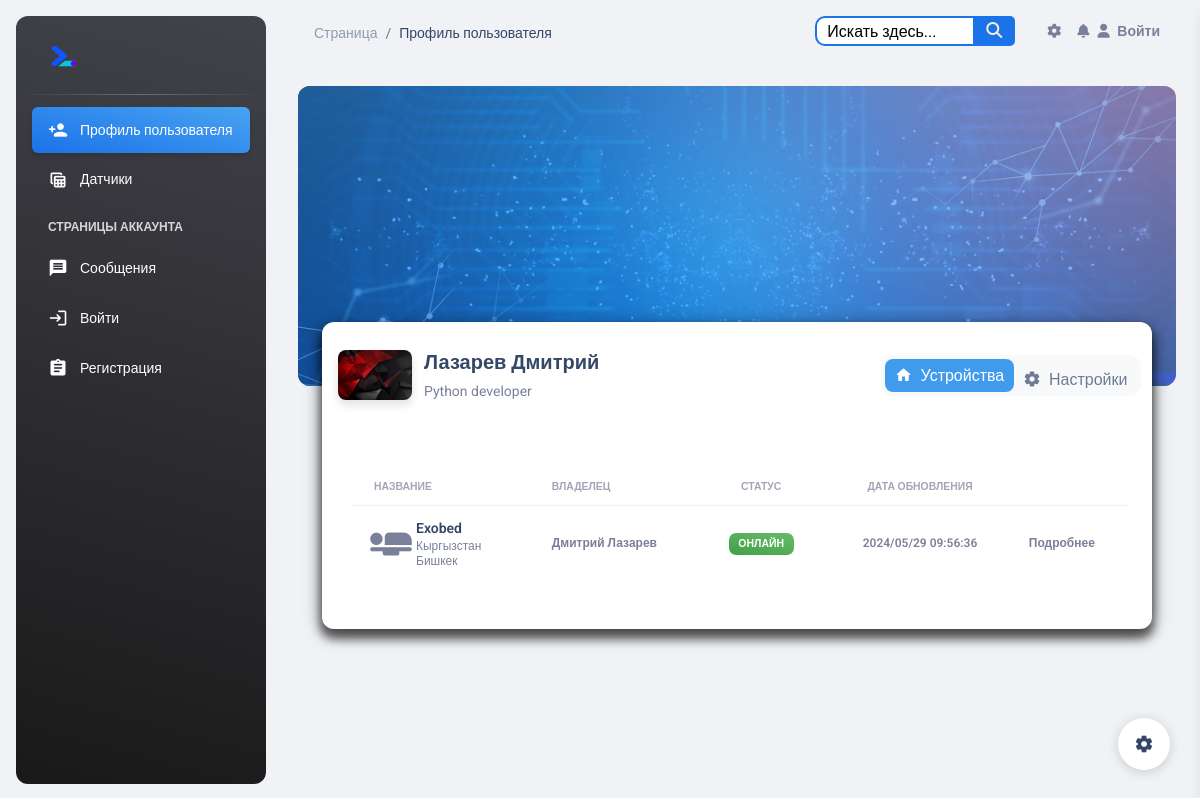
The app's page /profiles/lazarev/, older data.
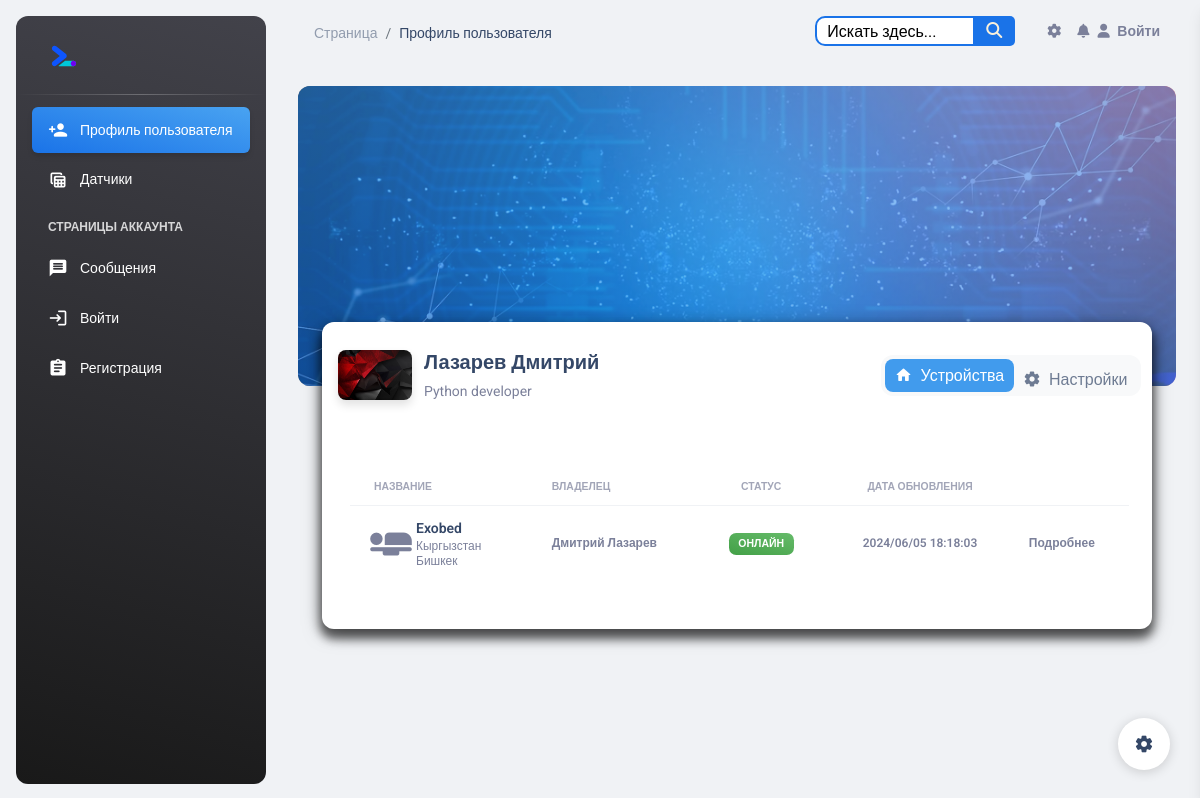
The same page, newer data.
### esp_sensor/models.py (models this page shows, shortened)
class Sensor(models.Model):
    id = models.AutoField(primary_key=True)
    name = models.CharField('Имя датчика', max_length=100, unique=True)
    slug = models.SlugField(max_length=255, unique=True, db_index=True, verbose_name="URL")
    description = models.TextField('Описание', blank=True)
    owner = models.CharField("Владелец", max_length=100, blank=True)
    date_added = models.DateTimeField('Дата добавления', auto_now=True)
    country = models.ManyToManyField(Country, blank=True, verbose_name='Страна')
    city = models.ManyToManyField(City, blank=True, verbose_name='Город')
    inclusions = models.IntegerField("Количество включений", default=0)
    power = models.IntegerField(default=0, blank=True, verbose_name='Мощность %',
                                validators=[MinValueValidator(0), MaxValueValidator(100)])
    watt = models.IntegerField("Потребление мощности Ватт", default=0)
    volt = models.IntegerField("Электрическое напряжение Вольт", default=0)
    work = models.BooleanField('Онлайн', default=True)
    blocked = models.BooleanField('Заблокирован', default=False)
    start = models.BooleanField('Старт', default=False)
    temperature = models.FloatField('Температура', default=0)
    fan_speed = models.IntegerField('Скорость кулера', default=0)
    ip_address = models.CharField('IP Адрес', max_length=15, blank=True)
    mac_address = models.CharField('MAC Адрес', max_length=20, blank=True)
    confirmed = models.BooleanField('Подтвержден администратором', default=False)
    version = models.CharField('Версия прошивки', max_length=15, blank=True)
    processing_time = models.FloatField('Время обработки (мс)', null=True, blank=True)
    tampered = models.BooleanField('Устройство вскрыто', default=False)
    tampered_at = models.DateTimeField('Время вскрытия', null=True, blank=True)
    def is_blocked(self):
        return self.blocked
    class Meta:
        verbose_name = 'Датчик'
        verbose_name_plural = 'Датчики'

### profiles/views.py (the view)
# urls.py: path('<slug:slug>/', views.ProfileDetailView.as_view(), name='profile_detail'),
class ProfileDetailView(DetailView):
    model = Profile
    template_name = 'profile/profile_detail.html'
    context_object_name = 'profile'
    slug_field = 'slug'

### templates/profile/profile_detail.html (shortened to what the changed rows need)
{% include 'base.html' %}
{% load static %}
<body class="g-sidenav-show bg-gray-200">
<div class="main-content position-relative max-height-vh-100 h-100">
    <div class="container-fluid px-2 px-md-4">
        <div class="card card-body mx-3 mx-md-4 mt-n6">
            <div>
                <div>
                    <div class="tabs-panel active" data-index="0">
                        <div class="container-fluid py-4">
                            <div class="row">
                                <div>
                                    <div class="card-body px-0 pb-2">
                                        <div class="table-responsive p-0">
                                            <table class="table align-items-center mb-0">
                                                <thead>
                                                <tr>
                                                    <th class="text-uppercase text-secondary text-xxs font-weight-bolder opacity-7">
                                                        Название
                                                    </th>
                                                    <th class="text-uppercase text-secondary text-xxs font-weight-bolder opacity-7 ps-2">
                                                        Владелец
                                                    </th>
                                                    <th class="text-center text-uppercase text-secondary text-xxs font-weight-bolder opacity-7">
                                                        Статус
                                                    </th>
                                                    <th class="text-center text-uppercase text-secondary text-xxs font-weight-bolder opacity-7">
                                                        Дата обновления
                                                    </th>
                                                    <th class="text-secondary opacity-7"></th>
                                                </tr>
                                                </thead>
                                                <tbody>
                                                {% for sensor in profile.sensor.all %}
                                                    <tr>
                                                        <td>
                                                            <div class="d-flex px-2 py-1">
                                                                <div>
                                                                    <i class="material-icons"
                                                                       style="font-size: 50px;">airline_seat_flat</i>
                                                                </div>
                                                                <div class="d-flex flex-column justify-content-center">
                                                                    <a href="{% url 'sensor_detail' sensor.pk %}"><h6
                                                                            class="mb-0 text-sm">{{ sensor.name }}</h6>
                                                                    </a>
                                                                    {% for country in sensor.country.all %}
                                                                        <p class="text-xs text-secondary mb-0">{{ country.name }}</p>
                                                                    {% endfor %}
                                                                    {% for city in sensor.city.all %}
                                                                        <p class="text-xs text-secondary mb-0">{{ city.name }}</p>
                                                                    {% endfor %}
                                                                </div>
                                                            </div>
                                                        </td>
                                                        <td>
                                                            <p class="text-xs font-weight-bold mb-0">{{ sensor.owner }}</p>
                                                        </td>
                                                        <td class="align-middle text-center text-sm">
                                                            {% if sensor.is_blocked %}
                                                                <span class="badge badge-sm bg-gradient-danger">Заблокирован</span>
                                                            {% else %}
                                                                {% if sensor.work %}
                                                                    <span class="badge badge-sm bg-gradient-success">Онлайн</span>
                                                                {% else %}
                                                                    <span class="badge badge-sm bg-gradient-secondary">Оффлайн</span>
                                                                {% endif %}
                                                            {% endif %}
                                                        </td>
                                                        <td class="align-middle text-center">
                                                            <span class="text-secondary text-xs font-weight-bold">{{ sensor.date_added | date:"Y/m/d H:i:s" }}</span>
                                                        </td>
                                                        <td class="align-middle">
                                                            <a href="{% url 'sensor_detail' sensor.pk %}"
                                                               class="text-secondary font-weight-bold text-xs"
                                                               data-toggle="tooltip"
                                                               data-original-title="Edit user">
                                                                Подробнее
                                                            </a>
                                                        </td>
                                                    </tr>
                                                {% endfor %}
                                                </tbody>
                                            </table>
                                        </div>
                                    </div>
                                </div>
                            </div>
                        </div>
                    </div>
                </div>
            </div>
        </div>
    </div>
</div>
</body>

Row changes from the older to the newer data that the page shows:
changed Sensor "Exobed": date_added "2024/05/29 09:56:36" → "2024/06/05 18:18:03"
